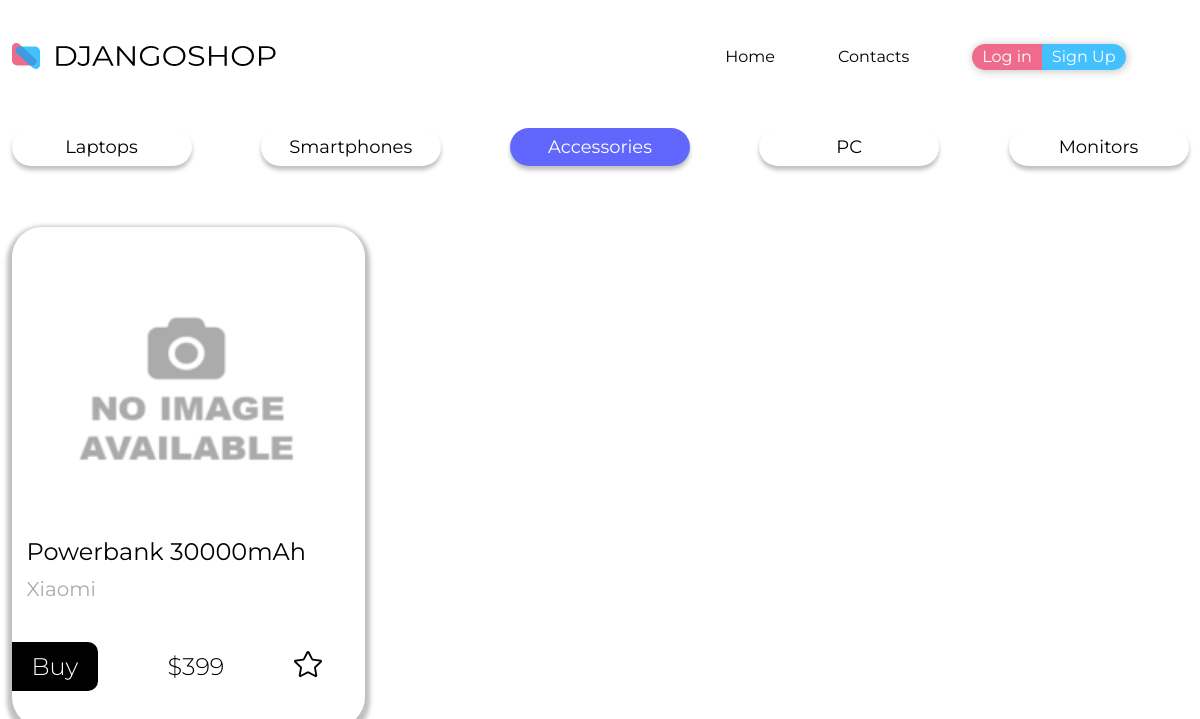
The page /categories/accessories on the database its author committed.
### web/models.py (models this page shows, shortened)
class Category(models.Model):
    title = models.CharField(max_length=32, verbose_name='Name')
    slug = models.CharField(max_length=32, verbose_name='slug', blank=True)
    class Meta:
        if LANGUAGE_CODE == 'ru-ru':
            verbose_name_plural = 'Категории'
            verbose_name = 'Категорию'
        else:
            verbose_name_plural = 'Categories'
            verbose_name = 'Category'

class Goods(models.Model):
    title = models.CharField(max_length=32,verbose_name='Название')
    INFORMATION = (
        ('macOS', 'macOS'),
        ('Windows', 'Windows'),
        ('iOS', 'iOS'),
        ('Android', 'Android'),
    )
    category = models.ForeignKey(Category, on_delete=models.CASCADE)
    system_info = models.CharField(max_length=20, choices=INFORMATION, blank=True, verbose_name='Операционная система')
    price = models.FloatField(max_length=20, verbose_name='Цена')
    picture = models.ImageField(upload_to='laptops/', default='noimage.png')
    manufacturer = models.CharField(max_length=32, blank=True)
    class Meta:
        if LANGUAGE_CODE == 'ru-ru':
            verbose_name_plural = 'Товары'
            verbose_name = 'Товар'
        else:
            verbose_name_plural = 'Goods'
            verbose_name = 'Good'
    def get_price(self):
        if self.price == int(self.price):
            self.price = int(self.price)
        return self.price

### web/views.py (the view)
# urls.py: path('categories/<slug:slug>', category),
def category(request, slug):
    categories = Category.objects.all()
    goods = Goods.objects.all()
    for i in categories:
        if i.slug == slug:
            i.state = '__active'
            return render(request, 'index.html', context={'categories': categories, 'slug': slug, 'goods' : goods})
    responce = render(request, '404.html')
    responce.status_code = 404
    return responce

### template/index.html
{% extends 'base.html'%}
{% load static %}
{% block content %}
        <section class="main__categories">
            <ul class="categories__list">
                {% for category in categories %}
                <li class="category{{category.state}}">
                    <a href="/categories/{{category.title | lower}}" class="category__link">{{category.title}}</a>
                </li>
                {% endfor %}
            </ul>
        </section>
        <section class="main__goods">
            {% for good in goods %}
            {% if good.category.slug|stringformat:"s" == slug %}
            <div class="product__card">
                <div class="img__wrapper">
                    <img class="product__image" src="{{ good.picture.url }}" alt="macbook">
                </div>
                <p class="product__name">{{ good.title }}</p>
                <p class="product__os">{{good.manufacturer}}</p>
                <ul class="product__actions">
                    <li class="action__buy"><a href="#" class="product__buy">Buy</a></li>
                    <li class="price"><span>${{ good.get_price }}</span></li>
                    <li class="action__wishlist"><img src="{% static 'img/wishlist-ico.svg' %}" alt="Add to wishlist"></li>
                </ul>
            </div>
            {% endif %}
            {% endfor %}
        </section>
{% endblock %}

### static/css/styles.css (style rules this page uses)
a { text-decoration: none; }
.categories__list { display: flex; flex-wrap: nowrap; justify-content: space-between; flex-shrink: 10px; }
.category > a { display: block; font-size: 18px; text-decoration: none; }
.category__active > a { display: block; font-size: 18px; text-decoration: none; }
.category__active { background-color: #6167FD; color: white; margin-right: 20; border-radius: 22px; min-width: 180px; text-align: center; padding-top: 10px; padding-bottom: 10px; box-shadow: 0px 4px 4px rgba(0, 0, 0, 0.25); }
.category { margin-right: 20; border-radius: 22px; min-width: 180px; text-align: center; padding-top: 10px; padding-bottom: 10px; box-shadow: 0px 4px 4px rgba(0, 0, 0, 0.25); }
.category__link { color: black; text-decoration: none; }
.category__active a { color:white; text-decoration: none; }
.main__goods { display: flex; flex-wrap: wrap; width: 100%; gap: 40px; justify-content: flex-start; }
.product__card { display: flex; justify-content: center; flex-wrap: wrap; max-width: 30%; padding-bottom: 30px; height: 500px; margin-right: 10px; overflow: hidden; border-radius: 30px; padding-top: 40px; box-shadow: 0px 4px 4px 5px rgba(0, 0, 0, 0.25); margin-bottom: 61px; }
.product__image { object-fit: contain; width: 100%; height: 100%; }
.product__name { width: 100%; }
.img__wrapper { height: 60%; width: 100%; }
.product__card:last-child { margin-right: 0; }
.main__categories { margin-bottom: 61px; }
.product__name { font-weight: 400; font-size: 24px; padding-left: 15px; line-height: 29px; }
.product__os { font-size: 20px; padding-left: 15px; line-height: 24px; color: #ABABAB; margin-bottom: 24px; width: 100%; }
.product__actions { display: flex; align-items: center; flex:1 1 auto; flex-wrap: wrap; justify-content: space-between; max-width: 100%; padding-right: 43px; font-weight: 300; font-size: 24px; line-height: 29px; color: #000000; }
.action__buy > a { text-decoration: none; color: white; background-color: black; padding-top: 10px; padding-bottom: 10px; display: block; padding-left: 20px; padding-right: 20px; border-radius: 0px 10px 10px 0px; }

### rows shown on the page
Category: title "Laptops"
Category: title "Smartphones"
Category: title "Accessories"
Category: title "PC"
Category: title "Monitors"
Goods: picture (placeholder picture), title "Powerbank 30000mAh", manufacturer "Xiaomi", get_price "399"
